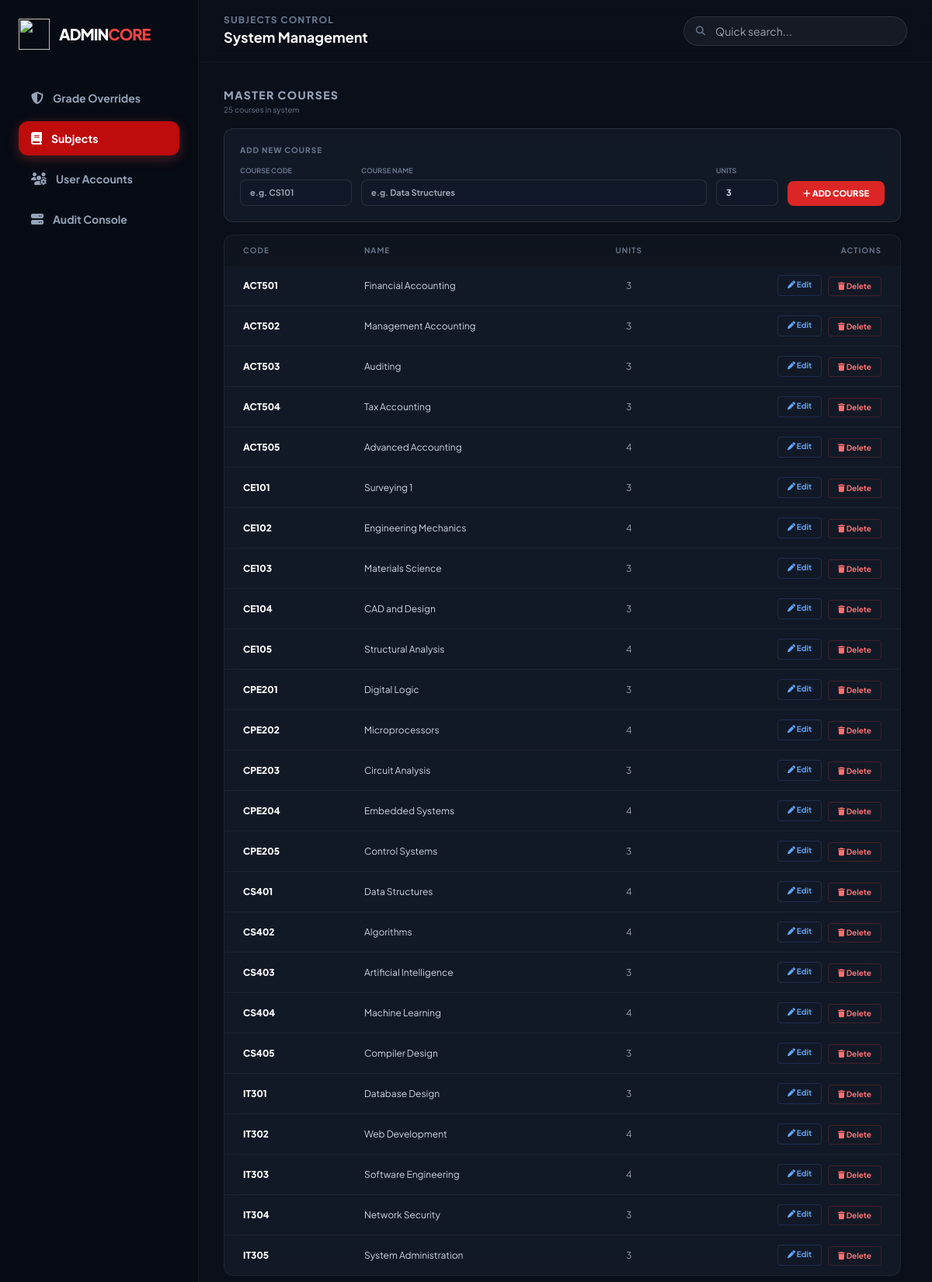
The page /views/Admin/admindashboard.php?tab=subjects (signed in, upper part) on the database its author committed.
### tables this page shows
CREATE TABLE `tb_courses` (
  `course_id` int(11) NOT NULL,
  `course_code` varchar(20) DEFAULT NULL,
  `course_name` varchar(100) DEFAULT NULL,
  `units` int(11) DEFAULT NULL
);

### views/Admin/admindashboard.php (the view, shortened to what the rows shown need)
<?php
require_once __DIR__ . '/../../includes/db.php';
require_once __DIR__ . '/../../includes/helpers.php';
$activeTab = $_GET['tab'] ?? 'grades';
$rows = [];
$allCourses      = [];
$editCourseId    = (int)($_GET['edit_course'] ?? 0);
$cResult = $mysqli->query("SELECT * FROM tb_courses ORDER BY course_code ASC");
if ($cResult) $allCourses = $cResult->fetch_all(MYSQLI_ASSOC);
$enrollResult = $mysqli->query("SELECT e.enrollment_id, st.student_no, st.full_name as student_name, c.course_code, t.full_name as teacher_name, g.prelim, g.midterm, g.finals, g.semestral, g.status
    FROM tb_enrollments e
    JOIN tb_students st ON e.student_id = st.student_id
    JOIN tb_course_offerings o ON e.offering_id = o.offering_id
    JOIN tb_courses c ON o.course_id = c.course_id
    JOIN tb_teachers t ON o.teacher_id = t.teacher_id
    LEFT JOIN tb_grades g ON e.enrollment_id = g.enrollment_id
    ORDER BY st.full_name ASC");
if ($enrollResult === false) {
    error_log('Database error in admin enrollments query: ' . $mysqli->error);
    $message = 'Error loading enrollment data. Please refresh.';
} else {
    $rows = $enrollResult->fetch_all(MYSQLI_ASSOC);
}
$courseOptions = [];
$allStudents = [];
foreach ($rows as $row) {
    $courseCode = $row['course_code'] ?? '';
    $studentName = $row['student_name'] ?? '';
    if ($courseCode !== '') {
        if (!isset($courseOptions[$courseCode])) {
            $courseOptions[$courseCode] = $courseCode;
        }
    }
    if ($studentName !== '' && !in_array($studentName, $allStudents, true)) {
        $allStudents[] = $studentName;
    }
}
ksort($courseOptions);
sort($allStudents, SORT_NATURAL | SORT_FLAG_CASE);
?>
<!DOCTYPE html>
<html lang="en">
<head>
    <script src="https://cdn.tailwindcss.com"></script>
    <link href="https://cdnjs.cloudflare.com/ajax/libs/font-awesome/6.5.1/css/all.min.css" rel="stylesheet">
</head>
<body class="flex">
    <aside class="w-64 border-r border-white/5 bg-[#070b14] flex flex-col shrink-0">
        <div class="p-6">
            <div class="flex items-center gap-3 mb-10">
                <h1 class="font-black text-xl tracking-tighter text-white">ADMIN<span class="text-red-500">CORE</span></h1>
            </div>
        </div>
    </aside>
    <div class="flex-1 flex flex-col min-w-0">
        <header class="h-20 border-b border-white/5 flex items-center justify-between px-8 bg-[#0b0f1a]/80 backdrop-blur-md z-20">
            <div>
                <h2 class="text-xs font-black text-slate-500 uppercase tracking-widest"><?= $activeTab ?> Control</h2>
            </div>
        </header>
        <main class="p-8 flex-1 overflow-hidden flex flex-col">
            <?php if ($activeTab === 'grades'): ?>
                <div class="mb-4 rounded-xl border border-amber-500/20 bg-amber-500/5 px-5 py-3 flex flex-wrap items-center gap-x-6 gap-y-2">
                    <div class="flex items-center gap-2 text-amber-400 text-[10px] font-black uppercase tracking-widest shrink-0">
                        <i class="fa-solid fa-lightbulb"></i> Grade Codes
                    </div>
                    <div class="flex flex-wrap gap-3 text-[10px]">
                        <span class="font-black text-amber-400">INC</span><span class="text-slate-500">Incomplete</span>
                        <span class="mx-1 text-white/10">|</span>
                        <span class="font-black text-red-400">FA</span><span class="text-slate-500">Failed (Absence)</span>
                        <span class="mx-1 text-white/10">|</span>
                        <span class="font-black text-slate-400">UW</span><span class="text-slate-500">Unauthorized Withdrawal</span>
                        <span class="mx-1 text-white/10">|</span>
                        <span class="font-black text-slate-300">DRP</span><span class="text-slate-500">Authorized Withdrawal</span>
                        <span class="mx-1 text-white/10">|</span>
                        <span class="text-slate-500 italic">Numeric 0–100 auto-rounds to integer</span>
                    </div>
                </div>
                <div class="glass rounded-2xl overflow-hidden flex flex-col">
                    <div class="p-4 border-b border-white/5 bg-white/[0.02] flex flex-wrap items-center gap-3">
                        <div class="text-[10px] font-black uppercase tracking-widest text-slate-500">Filters</div>
                                            <select id="courseFilter" class="admin-select border rounded-lg px-3 py-2 text-[10px] text-slate-200 font-bold uppercase tracking-wider">
                            <option value="">All Courses</option>
                            <?php foreach ($courseOptions as $code): ?>
                                <option value="<?= h($code) ?>"><?= h($code) ?></option>
                            <?php endforeach; ?>
                        </select>
                                            <select id="studentFilter" class="admin-select border rounded-lg px-3 py-2 text-[10px] text-slate-200 font-bold uppercase tracking-wider">
                            <option value="">All Students</option>
                            <?php foreach ($allStudents as $student): ?>
                                <option value="<?= h(strtolower($student)) ?>"><?= h($student) ?></option>
                            <?php endforeach; ?>
                        </select>
                    </div>
                    <div class="table-container">
                        <table class="w-full text-left border-collapse" id="dataTable">
                            <thead class="sticky top-0 bg-[#1e293b] shadow-md">
                                <tr class="text-[10px] uppercase font-black text-slate-400 tracking-widest">
                                    <th class="px-6 py-4">Student & Instructor</th>
                                    <th class="px-6 py-4 text-center">Grades</th>
                                    <th class="px-6 py-4">Reason for Override</th>
                                    <th class="px-6 py-4 text-right">Action</th>
                                </tr>
                            </thead>
                            <tbody class="divide-y divide-white/5">
                                <?php foreach ($rows as $row): ?>
                                <tr class="hover:bg-white/[0.02] transition-colors searchable-row" data-student="<?= h(strtolower($row['student_name'])) ?>" data-course="<?= h($row['course_code']) ?>">
                                    <td class="px-6 py-3">
                                        <div class="font-bold text-sm text-white"><?= h($row['student_name']) ?></div>
                                        <div class="text-[10px] text-slate-500"><?= h($row['course_code']) ?> • <span class="text-red-400"><?= h($row['teacher_name']) ?></span></div>
                                    </td>
                                    <form method="POST">
                                        <input type="hidden" name="action" value="override_grade">
                                        <input type="hidden" name="enrollment_id" value="<?= $row['enrollment_id'] ?>">
                                        <td class="px-6 py-3 text-center">
                                            <div class="flex gap-2 justify-center">
                                                <input name="prelim" type="text" placeholder="P" class="admin-grade-input w-14 bg-black/40 border border-white/10 rounded-md px-2 py-1 text-center text-xs text-white focus:border-red-500 outline-none" value="<?= h($row['prelim'] ?? '') ?>" onblur="adminFormatInput(this)">
                                                <input name="midterm" type="text" placeholder="M" class="admin-grade-input w-14 bg-black/40 border border-white/10 rounded-md px-2 py-1 text-center text-xs text-white focus:border-red-500 outline-none" value="<?= h($row['midterm'] ?? '') ?>" onblur="adminFormatInput(this)">
                                                <input name="finals" type="text" placeholder="F" class="admin-grade-input w-14 bg-black/40 border border-white/10 rounded-md px-2 py-1 text-center text-xs text-white focus:border-red-500 outline-none" value="<?= h($row['finals'] ?? '') ?>" onblur="adminFormatInput(this)">
                                            </div>
                                        </td>
                                        <td class="px-6 py-3">
                                            <input name="reason" required class="w-full bg-black/40 border border-white/10 rounded-md px-3 py-1.5 text-xs text-slate-300 focus:border-red-500 outline-none" placeholder="Type reason...">
                                        </td>
                                        <td class="px-6 py-3 text-right">
                                            <button class="bg-red-500 hover:bg-red-600 text-white px-3 py-1.5 rounded-lg text-xs font-bold transition-all">
                                                Save
                                            </button>
                                        </td>
                                    </form>
                                </tr>
                                <?php endforeach; ?>
                            </tbody>
                        </table>
                    </div>
                </div>
            <?php elseif ($activeTab === 'subjects'): ?>
                <div class="flex-1 overflow-y-auto pr-2 space-y-8">
                    <div>
                        <div class="glass rounded-xl overflow-hidden border border-white/5">
                            <table class="w-full text-left">
                                <thead>
                                    <tr class="text-[10px] font-black text-slate-500 uppercase tracking-widest bg-black/20">
                                        <th class="px-6 py-3">Code</th>
                                        <th class="px-6 py-3">Name</th>
                                        <th class="px-4 py-3 text-center">Units</th>
                                        <th class="px-6 py-3 text-right">Actions</th>
                                    </tr>
                                </thead>
                                <tbody class="divide-y divide-white/5">
                                    <?php foreach ($allCourses as $c): ?>
                                    <tr class="hover:bg-white/[0.02] transition-colors <?= ($editCourseId === (int)$c['course_id']) ? 'bg-red-500/5 border-l-2 border-l-red-500' : '' ?>">
                                        <td class="px-6 py-3 font-black text-white text-xs"><?= h($c['course_code']) ?></td>
                                        <td class="px-6 py-3 text-xs text-slate-300"><?= h($c['course_name']) ?></td>
                                        <td class="px-4 py-3 text-center text-xs text-slate-400"><?= h((string)$c['units']) ?></td>
                                        <td class="px-6 py-3 text-right">
                                            <div class="flex gap-2 justify-end">
                                                <a href="?tab=subjects&edit_course=<?= $c['course_id'] ?>" class="text-[10px] font-bold text-blue-400 hover:text-blue-300 px-3 py-1 rounded border border-blue-500/20 hover:bg-blue-500/10 transition-all">
                                                    <i class="fa-solid fa-pen"></i> Edit
                                                </a>
                                                <form method="POST" onsubmit="return confirm('Delete course \'<?= h(addslashes($c['course_code'])) ?>\'? This cannot be undone.')">
                                                    <button class="text-[10px] font-bold text-red-400 hover:text-white px-3 py-1 rounded border border-red-500/20 hover:bg-red-500 transition-all">
                                                        <i class="fa-solid fa-trash"></i> Delete
                                                    </button>
                                                </form>
                                            </div>
                                        </td>
                                    </tr>
                                    <?php endforeach; ?>
                                </tbody>
                            </table>
                        </div>
                    </div>
                </div>
            <?php endif; ?>
        </main>
    </div>
</body>
</html>

### rows shown on the page
tb_courses: course_code "ACT501", course_name "Financial Accounting", units "3"
tb_courses: course_code "ACT502", course_name "Management Accounting", units "3"
tb_courses: course_code "ACT503", course_name "Auditing", units "3"
tb_courses: course_code "ACT504", course_name "Tax Accounting", units "3"
tb_courses: course_code "ACT505", course_name "Advanced Accounting", units "4"
tb_courses: course_code "CE101", course_name "Surveying 1", units "3"
tb_courses: course_code "CE102", course_name "Engineering Mechanics", units "4"
tb_courses: course_code "CE103", course_name "Materials Science", units "3"
tb_courses: course_code "CE104", course_name "CAD and Design", units "3"
tb_courses: course_code "CE105", course_name "Structural Analysis", units "4"
tb_courses: course_code "CPE201", course_name "Digital Logic", units "3"
tb_courses: course_code "CPE202", course_name "Microprocessors", units "4"
tb_courses: course_code "CPE203", course_name "Circuit Analysis", units "3"
tb_courses: course_code "CPE204", course_name "Embedded Systems", units "4"
tb_courses: course_code "CPE205", course_name "Control Systems", units "3"
tb_courses: course_code "CS401", course_name "Data Structures", units "4"
tb_courses: course_code "CS402", course_name "Algorithms", units "4"
tb_courses: course_code "CS403", course_name "Artificial Intelligence", units "3"
tb_courses: course_code "CS404", course_name "Machine Learning", units "4"
tb_courses: course_code "CS405", course_name "Compiler Design", units "3"
tb_courses: course_code "IT301", course_name "Database Design", units "3"
tb_courses: course_code "IT302", course_name "Web Development", units "4"
tb_courses: course_code "IT303", course_name "Software Engineering", units "4"
tb_courses: course_code "IT304", course_name "Network Security", units "3"
tb_courses: course_code "IT305", course_name "System Administration", units "3"

### other values the page prints
$activeTab "SUBJECTS"
count($allCourses) "25"
